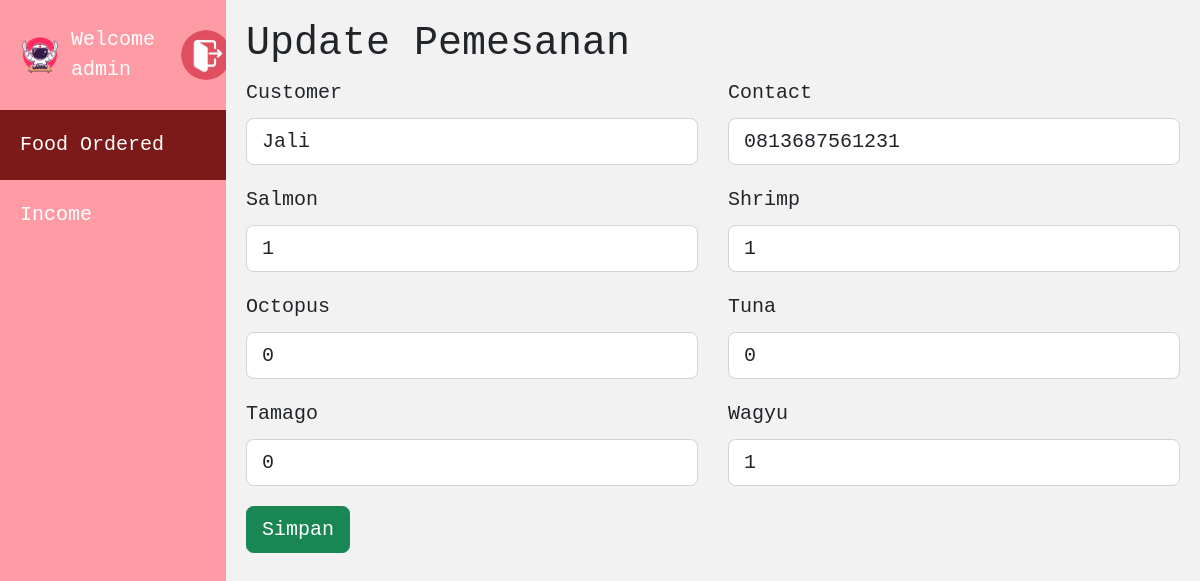
/edit.php?order_id=5 (signed in), run on the app's committed database.
### tables this page shows
CREATE TABLE `food` (
  `order_id` int(100) NOT NULL,
  `customer` varchar(100) NOT NULL,
  `contact` varchar(100) NOT NULL,
  `salmon` int(100) NOT NULL,
  `shrimp` int(100) NOT NULL,
  `octopus` int(100) NOT NULL,
  `tuna` int(100) NOT NULL,
  `tamago` int(100) NOT NULL,
  `wagyu` int(100) NOT NULL
);

### edit.php (the view, shortened to what this page needs)
<!DOCTYPE html>
<html lang="en">
    <link href="https://cdn.jsdelivr.net/npm/bootstrap@5.2.3/dist/css/bootstrap.min.css" rel="stylesheet">
    <link rel="stylesheet" href="style/admin.css">
</head>
<body>
<div id="pgside">
      <div id="pguser">
        <img src="assets/adminLogo.png"/>
        <i class="txt">Welcome  <?php echo $_SESSION['name']; ?></i>
        <a href="logout.php">
          <img src="assets/logout.png" alt="">
        </a>
      </div>
      <a href="admin_panel.php" class="current">
        <i class="txt">Food Ordered</i>
      </a>
      <a href="#">
        <i class="txt">Income</i>
      </a>
    </div>
    <main id="pgmain">
      <h2>Update Pemesanan</h2>
        <?php
            include 'connection.php';
            $order_id = $_GET["order_id"];
            $query = mysqli_query($conn, "SELECT * FROM food WHERE order_id = $order_id");
            while($data = mysqli_fetch_array($query)){
            ?>
                <form action="update.php" method="POST">
                    <div class="row">
                        <div class="col-6">
                            <div class="mb-3">
                                <label for="exampleFormControlInput1" class="form-label">Customer</label>
                                <input type="text" name="customer" class="form-control" id="exampleFormControlInput1" value="<?php echo $data['customer'] ?>">
                            </div>
                        </div>
                        <div class="col-6">
                            <div class="mb-3">
                                <label for="exampleFormControlInput1" class="form-label">Contact</label>
                                <input type="text" name="contact" class="form-control" id="exampleFormControlInput1" value="<?php echo $data['contact'] ?>">
                            </div>
                        </div>
                        <div class="col-6">
                            <div class="mb-3">
                                <label for="exampleFormControlInput1" class="form-label">Salmon</label>
                                <input type="text" name="salmon" class="form-control" id="exampleFormControlInput1" value="<?php echo $data['salmon'] ?>">
                            </div>
                        </div>
                        <div class="col-6">
                            <div class="mb-3">
                                <label for="exampleFormControlInput1" class="form-label">Shrimp</label>
                                <input type="text" name="shrimp" class="form-control" id="exampleFormControlInput1" value="<?php echo $data['shrimp'] ?>">
                            </div>
                        </div>
                        <div class="col-6">
                            <div class="mb-3">
                                <label for="exampleFormControlInput1" class="form-label">Octopus</label>
                                <input type="text" name="octopus" class="form-control" id="exampleFormControlInput1" value="<?php echo $data['octopus'] ?>">
                            </div>
                        </div>
                        <div class="col-6">
                            <div class="mb-3">
                                <label for="exampleFormControlInput1" class="form-label">Tuna</label>
                                <input type="text" name="tuna" class="form-control" id="exampleFormControlInput1" value="<?php echo $data['tuna'] ?>">
                            </div>
                        </div>
                        <div class="col-6">
                            <div class="mb-3">
                                <label for="exampleFormControlInput1" class="form-label">Tamago</label>
                                <input type="text" name="tamago" class="form-control" id="exampleFormControlInput1" value="<?php echo $data['tamago'] ?>">
                            </div>
                        </div>
                        <div class="col-6">
                            <div class="mb-3">
                                <label for="exampleFormControlInput1" class="form-label">Wagyu</label>
                                <input type="text" name="wagyu" class="form-control" id="exampleFormControlInput1" value="<?php echo $data['wagyu'] ?>">
                            </div>
                        </div>
                        </div>
                        <button type="submit" class="btn btn-success">Simpan</button>
                </form>
            <?php
            }
        ?>
    </main>
  </body>
  </html>

### style/admin.css (style rules this page uses)
* { margin: 0; padding: 0; font-family: monospace; font-size: x-large; box-sizing: border-box; }
body { display: flex; min-height: 100vh; padding: 0; margin: 0; }
#pgside { width: 15rem; transition: width 0.2s; background: #ff9ba5; }
#pgside #pguser { display: flex; align-items: center; padding: 10px 15px; gap: 0.3rem; }
#pgside #pguser img { width: 50px; border-radius: 50% }
#pgside #pguser a { width: 50px; border-radius: 50%; }
#pgside, #pgside a { color: #fff; }
#pgside a { display: block; padding: 20px; width: 100%; text-decoration: none; cursor: pointer; }
#pgside a.current { background: #7c1919; }
#pgside i.ico, #pgside i.txt { font-style: normal; }
#pgmain { flex-grow: 1; padding: 20px; background: #f2f2f2; }

### data on the page
food: customer "Jali", contact "0813687561231", salmon "1", shrimp "1", octopus "0", tuna "0", tamago "0", wagyu "1"

### other printed values
$_SESSION['name'] "admin"
